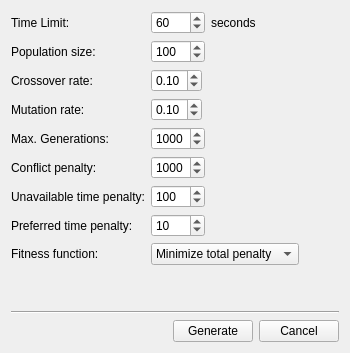
                    <widget class="QWidget" name="tabGenetic">
                        <attribute name="title">
                            <string>Genetic Algorithm</string>
                        </attribute>
                        <layout class="QVBoxLayout">
                            <item>
                                <layout class="QFormLayout">
                                    <item row="0" column="0">
                                        <widget class="QLabel" name="labelGeneticTimeout">
                                            <property name="text">
                                                <string>Time Limit:</string>
                                            </property>
                                        </widget>
                                    </item>
                                    <item row="0" column="1">
                                        <layout class="QHBoxLayout">
                                            <item>
                                                <widget class="QSpinBox" name="spinGeneticTimeout">
                                                    <property name="maximum">
                                                        <number>9999</number>
                                                    </property>
                                                    <property name="value">
                                                        <number>60</number>
                                                    </property>
                                                </widget>
                                            </item>
                                            <item>
                                                <widget class="QLabel" name="labelGeneticTimeoutUnit">
                                                    <property name="text">
                                                        <string>seconds</string>
                                                    </property>
                                                </widget>
                                            </item>
                                            <item>
                                                <spacer>
                                                    <property name="orientation">
                                                        <enum>Qt::Horizontal</enum>
                                                    </property>
                                                    <property name="sizeHint" stdset="0">
                                                        <size>
                                                            <width>40</width>
                                                            <height>20</height>
                                                        </size>
                                                    </property>
                                                </spacer>
                                            </item>
                                        </layout>
                                    </item>
                                    <item row="1" column="0">
                                        <widget class="QLabel" name="labelGeneticPopulation">
                                            <property name="text">
                                                <string>Population size:</string>
                                            </property>
                                        </widget>
                                    </item>
                                    <item row="1" column="1">
                                        <layout class="QHBoxLayout">
                                            <item>
                                                <widget class="QSpinBox" name="spinGeneticPopulation">
                                                    <property name="maximum">
                                                        <number>9999</number>
                                                    </property>
                                                    <property name="value">
                                                        <number>100</number>
                                                    </property>
                                                </widget>
                                            </item>
                                            <item>
                                                <spacer>
                                                    <property name="orientation">
                                                        <enum>Qt::Horizontal</enum>
                                                    </property>
                                                    <property name="sizeHint" stdset="0">
                                                        <size>
                                                            <width>40</width>
                                                            <height>20</height>
                                                        </size>
                                                    </property>
                                                </spacer>
                                            </item>
                                        </layout>
                                    </item>
                                    <item row="2" column="0">
                                        <widget class="QLabel" name="labelGeneticCrossover">
                                            <property name="text">
                                                <string>Crossover rate:</string>
                                            </property>
                                        </widget>
                                    </item>
                                    <item row="2" column="1">
                                        <layout class="QHBoxLayout">
                                            <item>
                                                <widget class="QDoubleSpinBox" name="spinGeneticCrossover">
                                                    <property name="maximum">
                                                        <double>0</double>
                                                    </property>
                                                    <property name="maximum">
                                                        <double>1</double>
                                                    </property>
                                                    <property name="singleStep">
                                                        <double>0.1</double>
                                                    </property>
                                                    <property name="value">
                                                        <double>0.1</double>
                                                    </property>
                                                </widget>
                                            </item>
                                            <item>
                                                <spacer>
                                                    <property name="orientation">
                                                        <enum>Qt::Horizontal</enum>
                                                    </property>
                                                    <property name="sizeHint" stdset="0">
                                                        <size>
                                                            <width>40</width>
                                                            <height>20</height>
                                                        </size>
                                                    </property>
                                                </spacer>
                                            </item>
                                        </layout>
                                    </item>
                                    <item row="3" column="0">
                                        <widget class="QLabel" name="labelGeneticMutation">
                                            <property name="text">
                                                <string>Mutation rate:</string>
                                            </property>
                                        </widget>
                                    </item>
                                     <item row="3" column="1">
                                        <layout class="QHBoxLayout">
                                            <item>
                                                <widget class="QDoubleSpinBox" name="spinGeneticMutation">
                                                    <property name="maximum">
                                                        <double>0</double>
                                                    </property>
                                                    <property name="maximum">
                                                        <double>1</double>
                                                    </property>
                                                    <property name="singleStep">
                                                        <double>0.1</double>
                                                    </property>
                                                    <property name="value">
                                                        <double>0.1</double>
                                                    </property>
                                                </widget>
                                            </item>
                                            <item>
                                                <spacer>
                                                    <property name="orientation">
                                                        <enum>Qt::Horizontal</enum>
                                                    </property>
                                                    <property name="sizeHint" stdset="0">
                                                        <size>
                                                            <width>40</width>
                                                            <height>20</height>
                                                        </size>
                                                    </property>
                                                </spacer>
                                            </item>
                                        </layout>
                                    </item>
                                    <item row="4" column="0">
                                        <widget class="QLabel" name="labelGeneticMaxGenerations">
                                            <property name="text">
                                                <string>Max. Generations:</string>
                                            </property>
                                        </widget>
                                    </item>
                                    <item row="4" column="1">
                                        <layout class="QHBoxLayout">
                                            <item>
                                                <widget class="QSpinBox" name="spinGeneticMaxGenerations">
                                                    <property name="maximum">
                                                        <number>9999</number>
                                                    </property>
                                                    <property name="value">
                                                        <number>1000</number>
                                                    </property>
                                                </widget>
                                            </item>
                                            <item>
                                                <spacer>
                                                    <property name="orientation">
                                                        <enum>Qt::Horizontal</enum>
                                                    </property>
                                                    <property name="sizeHint" stdset="0">
                                                        <size>
                                                            <width>40</width>
                                                            <height>20</height>
                                                        </size>
                                                    </property>
                                                </spacer>
                                            </item>
                                        </layout>
                                    </item>
                                    <item row="5" column="0">
                                        <widget class="QLabel" name="labelGeneticConflictPenalty">
                                            <property name="text">
                                                <string>Conflict penalty:</string>
                                            </property>
                                        </widget>
                                    </item>
                                    <item row="5" column="1">
                                        <layout class="QHBoxLayout">
                                            <item>
                                                <widget class="QSpinBox" name="spinGeneticConflictPenalty">
                                                    <property name="maximum">
                                                        <number>9999</number>
                                                    </property>
                                                    <property name="value">
                                                        <number>1000</number>
                                                    </property>
                                                </widget>
                                            </item>
                                            <item>
                                                <spacer>
                                                    <property name="orientation">
                                                        <enum>Qt::Horizontal</enum>
                                                    </property>
                                                    <property name="sizeHint" stdset="0">
                                                        <size>
                                                            <width>40</width>
                                                            <height>20</height>
                                                        </size>
                                                    </property>
                                                </spacer>
                                            </item>
                                        </layout>
                                    </item>
                                    <item row="6" column="0">
                                        <widget class="QLabel" name="labelGeneticUnavailablePenalty">
                                            <property name="text">
                                                <string>Unavailable time penalty:</string>
                                            </property>
                                        </widget>
                                    </item>
                                    <item row="6" column="1">
                                        <layout class="QHBoxLayout">
                                            <item>
                                                <widget class="QSpinBox" name="spinGeneticUnavailablePenalty">
                                                    <property name="maximum">
                                                        <number>9999</number>
                                                    </property>
                                                    <property name="value">
                                                        <number>100</number>
                                                    </property>
                                                </widget>
                                            </item>
                                            <item>
                                                <spacer>
                                                    <property name="orientation">
                                                        <enum>Qt::Horizontal</enum>
                                                    </property>
                                                    <property name="sizeHint" stdset="0">
                                                        <size>
                                                            <width>40</width>
                                                            <height>20</height>
                                                        </size>
                                                    </property>
                                                </spacer>
                                            </item>
                                        </layout>
                                    </item>
                                    <item row="7" column="0">
                                        <widget class="QLabel" name="labelGeneticPreferredPenalty">
                                            <property name="text">
                                                <string>Preferred time penalty:</string>
                                            </property>
                                        </widget>
                                    </item>
                                    <item row="7" column="1">
                                        <layout class="QHBoxLayout">
                                            <item>
                                                <widget class="QSpinBox" name="spinGeneticPreferredPenalty">
                                                    <property name="maximum">
                                                        <number>9999</number>
                                                    </property>
                                                    <property name="value">
                                                        <number>10</number>
                                                    </property>
                                                </widget>
                                            </item>
                                            <item>
                                                <spacer>
                                                    <property name="orientation">
                                                        <enum>Qt::Horizontal</enum>
                                                    </property>
                                                    <property name="sizeHint" stdset="0">
                                                        <size>
                                                            <width>40</width>
                                                            <height>20</height>
                                                        </size>
                                                    </property>
                                                </spacer>
                                            </item>
                                        </layout>
                                    </item>
                                    <item row="8" column="0">
                                        <widget class="QLabel" name="labelGeneticFitnessFunction">
                                            <property name="text">
                                                <string>Fitness function:</string>
                                            </property>
                                        </widget>
                                    </item>
                                    <item row="8" column="1">
                                        <layout class="QHBoxLayout">
                                            <item>
                                                <widget class="QComboBox" name="comboGeneteciFitnessFunction">
                                                    <property name="currentIndex">
                                                        <number>0</number>
                                                    </property>
                                                    <item>
                                                        <property name="text">
                                                            <string>Minimize total penalty</string>
                                                        </property>
                                                    </item>
                                                </widget>
                                            </item>
                                            <item>
                                                <spacer>
                                                    <property name="orientation">
                                                        <enum>Qt::Horizontal</enum>
                                                    </property>
                                                    <property name="sizeHint" stdset="0">
                                                        <size>
                                                            <width>40</width>
                                                            <height>20</height>
                                                        </size>
                                                    </property>
                                                </spacer>
                                            </item>
                                        </layout>
                                    </item>
                                </layout>
                            </item>
                            <item>
                                <spacer>
                                    <property name="orientation">
                                        <enum>Qt::Vertical</enum>
                                    </property>
                                    <property name="sizeHint" stdset="0">
                                        <size>
                                            <width>20</width>
                                            <height>40</height>
                                        </size>
                                    </property>
                                </spacer>
                            </item>
                            <item>
                                <widget class="Line">
                                    <property name="orientation">
                                        <enum>Qt::Horizontal</enum>
                                    </property>
                                </widget>
                            </item>
                            <item>
                                <layout class="QHBoxLayout">
                                    <item>
                                        <spacer>
                                            <property name="orientation">
                                                <enum>Qt::Horizontal</enum>
                                            </property>
                                            <property name="sizeHint" stdset="0">
                                                <size>
                                                    <width>40</width>
                                                    <height>20</height>
                                                </size>
                                            </property>
                                        </spacer>
                                    </item>
                                    <item>
                                        <widget class="QPushButton" name="buttonGeneticGenerate">
                                            <property name="text">
                                                <string>Generate</string>
                                            </property>
                                        </widget>
                                    </item>
                                    <item>
                                        <widget class="QPushButton" name="buttonGeneticCancel">
                                            <property name="text">
                                                <string>Cancel</string>
                                            </property>
                                        </widget>
                                    </item>
                                </layout>
                            </item>
                        </layout>
                    </widget>
